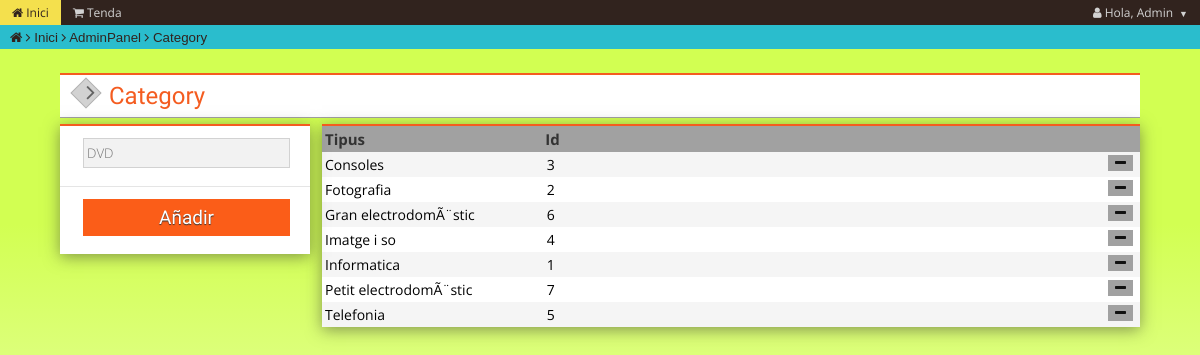
Page /admin/category.php (signed in) on the committed database.
### tables this page shows
CREATE TABLE IF NOT EXISTS `Categoria` (
  `id_categoria` int(10) NOT NULL AUTO_INCREMENT,
  `tipus` varchar(32) NOT NULL,
  PRIMARY KEY (`id_categoria`),
  UNIQUE KEY `tipus` (`tipus`)
);

### System/Classes/Categoria.php (called while the page is built, shortened)
<?php
    class Categoria{
        private $id_categoria;
        private $tipus;
        public function view_all(){
            $db = new connexio();
            $sql = "SELECT * FROM Categoria;";
            $query = $db->query($sql);
            $rtn = array();
            while($obj = $query->fetch_assoc()){
                $Categoria = new Categoria($obj["id_categoria"],$obj["tipus"]);
                array_push($rtn, $Categoria);
            }
            return $rtn;
        }
        function __construct(){
            $args = func_get_args();
            $num = func_num_args();
            $f='__construct'. $num;
        }
        function __construct0(){
            $this->id_categoria=0;
            $this->tipus = "";
        }
        function __construct2($a1, $a2){
            $this->id_categoria=$a1;
            $this->tipus = $a2;
        }
        public function getId_Categoria(){
            return $this->id_categoria;
        }
        public function getTipus(){
            return $this->tipus;
        }
    }
?>

### admin/category.php (the view, shortened to what this page needs)
<?php
$migas='#Inici|../index.php#AdminPanel|index.php#Category';
include "../Public/layouts/menu.php";
?>
<div class="user-box">
    <div class="user-content">
        <div class="user-title"><a href="../admin/"><span class="sb-return"><i class="fa fa-angle-left sb-return-icon"></i></span></a><h3>Category</h3></div>
        <div class="caixa caixa1">
            <form method="POST" name="myForm" action="../System/Protocols/Categoria_Add.php">
                <div class="user-info">
                    <div class="input-1">
                        <input class="input" id="cat" placeholder="DVD" value="" type="text" name="cat" maxlength="30"  autofocus required>
                    </div>
                </div>
                <div style="border:none;" class="user-info" >
                    <div class="input-1">
                        <input id="logbutton" type="submit" value="Añadir">
                    </div>
                </div>
            </form>
        </div>
        <div class="caixa caixa2">
            <ul class="row">
                <li class="cell cellcat celltop">Tipus</li>
                <li class="cell cellid celltop">Id</li>
                <a class="cell celldel celltop" href="#"><li><strong>&nbsp;</strong></li></a>
            </ul>
            <?php
                require_once('../System/Classes/Categoria.php');
                $category = new Categoria();
                $category = $category->view_all();
                $i = 0;
                foreach ($category as $row) {
                    $id = $row->getId_Categoria();
                    $tipus = $row->getTipus();
                    if ( $i%2 == 0){
                        echo '
                        <ul class="row1">
                            <li class="cell cellcat">'.$tipus.'&nbsp;</li>
                            <li class="cell cellid">'.$id.'&nbsp;</li>
                            <a class="cell celldel" href="delCat.php?delCat='.$id.'"><li><i class="fa fa-minus" aria-hidden="true"></i></li></a>
                        </ul>
                        ';
                    }else{
                        echo '
                        <ul class="row2">
                            <li class="cell cellcat">'.$tipus.'&nbsp;</li>
                            <li class="cell cellid">'.$id.'&nbsp;</li>
                            <a class="cell celldel" href="delCat.php?delCat='.$id.'"><li><i class="fa fa-minus" aria-hidden="true"></i></li></a>
                        </ul>
                        ';
                    }
                    $i++;
                }
            ?>
        </div>
    </div>
</div>
<?php include "../Public/layouts/footer.php";?>

### Public/layouts/menu.php (shortened to what this page needs)
<html>
    <head>
        <?php
            $self = $_SERVER['PHP_SELF'];
            if (strpos($self,"admin/")) {
                echo '<link rel="stylesheet" href="http://netdna.bootstrapcdn.com/font-awesome/4.0.3/css/font-awesome.min.css" />';
            }else if (strpos($self,"user/")) {
                include "../System/Protocols/test.php";
                echo '<LINK REL=StyleSheet HREF="../Public/css/font-awesome.css" TYPE="text/css" MEDIA=screen>';
                echo '<LINK REL=StyleSheet HREF="../Public/css/style.css" TYPE="text/css" MEDIA=screen>';
                echo '<LINK REL=StyleSheet HREF="../Public/css/menu.css" TYPE="text/css" MEDIA=screen>';
                echo '<LINK REL=StyleSheet HREF="../Public/css/panellUser.css" TYPE="text/css" MEDIA=screen>';
                echo '<script src="../Public/jquery/jquery-1.12.0.min.js"></script>';
                echo '<script src="../Public/jquery/jquery-ui.min.js"></script>';
                echo '<link rel="shortcut icon" href="../favicon.ico">';
            }
        ?>
    </head>
    <body>
    <div class="header-box">
        <?php
            if(isset($_SESSION['usuari'])){
                $value=$_SESSION['usuari'];
            }
            echo '<div class="header-nav">';
                echo'<ul class="nav">';
                    if (strpos($self,"admin/")) {
                        echo'<li><a href="../index.php"><i class="fa fa-home" aria-hidden="true">&nbsp;</i>Inici</a> <span class="flecha">&#9660</span></li>';
                        echo'<li><a href="../subhasta.php"><i class="fa fa-shopping-cart" aria-hidden="true">&nbsp;</i>Tenda</a> <span class="flecha">&#9660</span></li>';
                        if(!isset($_SESSION['usuari'])){
                            header('Location: ../login.php');
                        }else{
                            if($value['id_tipus'] == 1){
                                echo'<li style="float:right;"><a><i class="fa fa-user" aria-hidden="true">&nbsp;</i>Hola, ';
                                echo $value['user'];
                                echo'<span class="flecha">&#9660</span></a>';
                                echo'</li>';
                            }else{
                                header('Location: ../index.php');
                            }
                        }
                    }else if (strpos($self,"user/")) {
                        echo'<li><a href="../index.php"><i class="fa fa-home" aria-hidden="true">&nbsp;</i> Inici</a> <span class="flecha">&#9660</span></li>';
                        echo'<li><a href="../subhasta.php"><i class="fa fa-shopping-cart" aria-hidden="true">&nbsp;</i>Tenda</a> <span class="flecha">&#9660</span></li>';
                        if(!isset($_SESSION['usuari'])){
                            header('Location: ../login.php');
                        }else{
                            echo'<li style="float:right;"><a><i class="fa fa-user" aria-hidden="true">&nbsp;</i>Hola, ';
                            echo $value['user'];
                            echo'<span class="flecha">&#9660</span></a>';
                                echo'<ul class="panel-ul">';
                                    echo'<div class="panel-zone">';
                                        echo'<div class="panel-img">';
                                            echo'<img src="../Public/img/login.png">';
                                        echo'</div>';
                                        echo'<div class="panel-links">';
                                            if($value['id_tipus'] == 1){
                                                echo'<a href="../admin/"><i class="fa fa-wrench" aria-hidden="true">&nbsp;</i>AdminPanel</a>';
                                            }
                                            echo'<a href="../user/"><i class="fa fa-cog" aria-hidden="true">&nbsp;</i>Configuració</a>';
                                            echo'<a href="../logout.php"><i class="fa fa-sign-out" aria-hidden="true">&nbsp;</i>Sortir</a>';
                                        echo'</div>';
                                    echo'</div>';
                                echo'</ul>';
                            echo'</li>';
                        }
                    }
                echo'</ul>';
            echo'</div>';
        ?>
        <div class="header-logo">
            <?php
                $migasdepan = explode("#",$migas);
                $contmigas = count($migasdepan);
                echo '&nbsp; <i class="fa fa-home"></i> <i class="fa fa-angle-right"></i>';
                for ($i = 0; $i < $contmigas; $i++){
                    $pan = explode("|", $migasdepan[$i]);
                    if ($i <= 1){
                        if(count($pan) == 2){
                            echo '<a href="'.$pan[1].'"> '.$pan[0].'</a> ';
                        }else{
                            echo '<a> '.$pan[0].'</a> ';
                        }
                    }else{
                        if(count($pan) == 2){
                            echo '<i class="fa fa-angle-right"></i><a href="'.$pan[1].'"> '.$pan[0].'</a> ';
                        }else{
                            echo '<i class="fa fa-angle-right"></i><a> '.$pan[0].'</a> ';
                        }
                    }
                }
            ?>
        </div>
    </div>

### Public/layouts/footer.php (shortened to what this page needs)
        <div class="footer-box">
        </div>
    </body>
</html>

### Public/css/style.css (style rules this page uses)
body { background-color: #DDF45B; font-family: 'Open Sans', sans-serif; }
form { font-family: 'Open Sans', sans-serif; }
.input { background: #ffffff; height: 30px; padding: 3px; border-radius: 3px; color: #777777; position: relative; outline: none; font-weight: 300; font-family: inherit; margin-bottom: 6px; border: none; }
.input-1, .input-2 { display: -webkit-flex; display: flex; }
.input-1, .input-2 > div { font-family: 'Open Sans', sans-serif; }
.input-1 > .input { width: 100%; margin-left: 3px; }
#logbutton { width: 100%; margin-left: 3px; padding: 7px 20px; font-size: 14px; border-radius: 3px; color: #ffffff; background-color: #09afdf; border: none; outline: none; margin-bottom: 6px; }

### Public/css/menu.css (style rules this page uses)
.header-box { width:100%; margin: 0 auto; float: top; background-color:rgba(0,173,237,0.8); }
.header-logo { padding: 3px; font-family: 'Open Sans', sans-serif; color: #31231E; font-size: smaller; font-weight: 400; }
.header-logo > a { color: #31231E; }
* { font-family:Arial, Helvetica, sans-serif; list-style:none; text-decoration: none; margin:0; padding:0; }
.header-nav { overflow: hidden; margin:auto; font-family:Arial, Helvetica, sans-serif; background-color: #31231E; }
ul, ol { list-style:none; }
.nav > li { float:left; }
.nav li a { font-size: 12px; color:#d2d2d2; text-decoration:none; padding:4px 12px; display:block; background-color: #31231E; font-family: 'Open Sans', sans-serif; font-weight: 400; -webkit-touch-callout:none; -webkit-user-select:none; -khtml-user-select:none; -moz-user-select:none; -ms-user-select:none; user-select:none; -webkit-tap-highlight-color:rgba(0,0,0,0); }
.nav li .flecha { font-size: 9px; padding-left: 6px; display: none; }
.nav li a:not(:last-child) .flecha { display: inline; }

### rows in the picture
categoria: tipus "Consoles", id_categoria "3"
categoria: tipus "Fotografia", id_categoria "2"
categoria: tipus "Gran electrodomÃ¨stic", id_categoria "6"
categoria: tipus "Imatge i so", id_categoria "4"
categoria: tipus "Informatica", id_categoria "1"
categoria: tipus "Petit electrodomÃ¨stic", id_categoria "7"
categoria: tipus "Telefonia", id_categoria "5"

### other values in the picture
$value['user'] "Admin"
$pan[0] "Inici"
$pan[0] "AdminPanel"
$pan[0] "Category"
